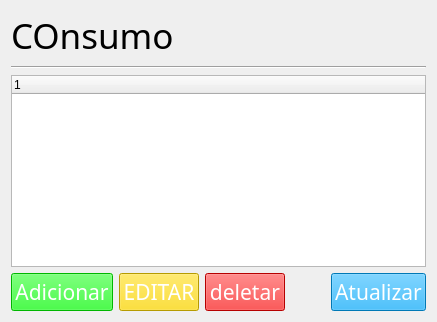
      <widget class="QWidget" name="pg_consumo">
       <layout class="QVBoxLayout" name="verticalLayout_11">
        <item>
         <layout class="QVBoxLayout" name="vl_titulo_18">
          <item>
           <widget class="QLabel" name="labelTitulo_18">
            <property name="font">
             <font>
              <family>Bebas Neue</family>
              <pointsize>26</pointsize>
             </font>
            </property>
            <property name="text">
             <string>COnsumo</string>
            </property>
           </widget>
          </item>
          <item>
           <widget class="Line" name="line_18">
            <property name="orientation">
             <enum>Qt::Horizontal</enum>
            </property>
           </widget>
          </item>
         </layout>
        </item>
        <item>
         <widget class="QTreeWidget" name="tabelaConsumo">
          <column>
           <property name="text">
            <string notr="true">1</string>
           </property>
          </column>
         </widget>
        </item>
        <item>
         <layout class="QHBoxLayout" name="hl_botoes_17">
          <item>
           <widget class="QPushButton" name="adicionarConsumo">
            <property name="sizePolicy">
             <sizepolicy hsizetype="Minimum" vsizetype="Fixed">
              <horstretch>0</horstretch>
              <verstretch>0</verstretch>
             </sizepolicy>
            </property>
            <property name="minimumSize">
             <size>
              <width>80</width>
              <height>0</height>
             </size>
            </property>
            <property name="font">
             <font>
              <family>Bebas Neue</family>
              <pointsize>16</pointsize>
             </font>
            </property>
            <property name="styleSheet">
             <string notr="true">color: rgb(255, 255, 255);
background-color: rgb(0, 255, 0);
border-color: transparent;</string>
            </property>
            <property name="text">
             <string>Adicionar</string>
            </property>
           </widget>
          </item>
          <item>
           <widget class="QPushButton" name="editarConsumo">
            <property name="sizePolicy">
             <sizepolicy hsizetype="Minimum" vsizetype="Fixed">
              <horstretch>0</horstretch>
              <verstretch>0</verstretch>
             </sizepolicy>
            </property>
            <property name="minimumSize">
             <size>
              <width>80</width>
              <height>0</height>
             </size>
            </property>
            <property name="font">
             <font>
              <family>Bebas Neue</family>
              <pointsize>16</pointsize>
             </font>
            </property>
            <property name="styleSheet">
             <string notr="true">color: rgb(255, 255, 255);
background-color: rgb(255, 217, 0);
border-color: transparent;</string>
            </property>
            <property name="text">
             <string>EDITAR</string>
            </property>
           </widget>
          </item>
          <item>
           <widget class="QPushButton" name="deletarConsumo">
            <property name="sizePolicy">
             <sizepolicy hsizetype="Minimum" vsizetype="Fixed">
              <horstretch>0</horstretch>
              <verstretch>0</verstretch>
             </sizepolicy>
            </property>
            <property name="minimumSize">
             <size>
              <width>80</width>
              <height>0</height>
             </size>
            </property>
            <property name="font">
             <font>
              <family>Bebas Neue</family>
              <pointsize>16</pointsize>
             </font>
            </property>
            <property name="styleSheet">
             <string notr="true">color: rgb(255, 255, 255);
background-color: rgb(255, 0, 0);
border-color: transparent;</string>
            </property>
            <property name="text">
             <string>deletar</string>
            </property>
            <property name="flat">
             <bool>false</bool>
            </property>
           </widget>
          </item>
          <item>
           <spacer name="espH_17">
            <property name="orientation">
             <enum>Qt::Horizontal</enum>
            </property>
            <property name="sizeType">
             <enum>QSizePolicy::Expanding</enum>
            </property>
            <property name="sizeHint" stdset="0">
             <size>
              <width>40</width>
              <height>20</height>
             </size>
            </property>
           </spacer>
          </item>
          <item>
           <widget class="QPushButton" name="atualizarConsumos">
            <property name="sizePolicy">
             <sizepolicy hsizetype="Minimum" vsizetype="Fixed">
              <horstretch>0</horstretch>
              <verstretch>0</verstretch>
             </sizepolicy>
            </property>
            <property name="minimumSize">
             <size>
              <width>80</width>
              <height>0</height>
             </size>
            </property>
            <property name="font">
             <font>
              <family>Bebas Neue</family>
              <pointsize>16</pointsize>
             </font>
            </property>
            <property name="styleSheet">
             <string notr="true">color: rgb(255, 255, 255);
background-color: rgb(0, 170, 255);
border-color: transparent;</string>
            </property>
            <property name="text">
             <string>Atualizar</string>
            </property>
           </widget>
          </item>
         </layout>
        </item>
       </layout>
      </widget>
